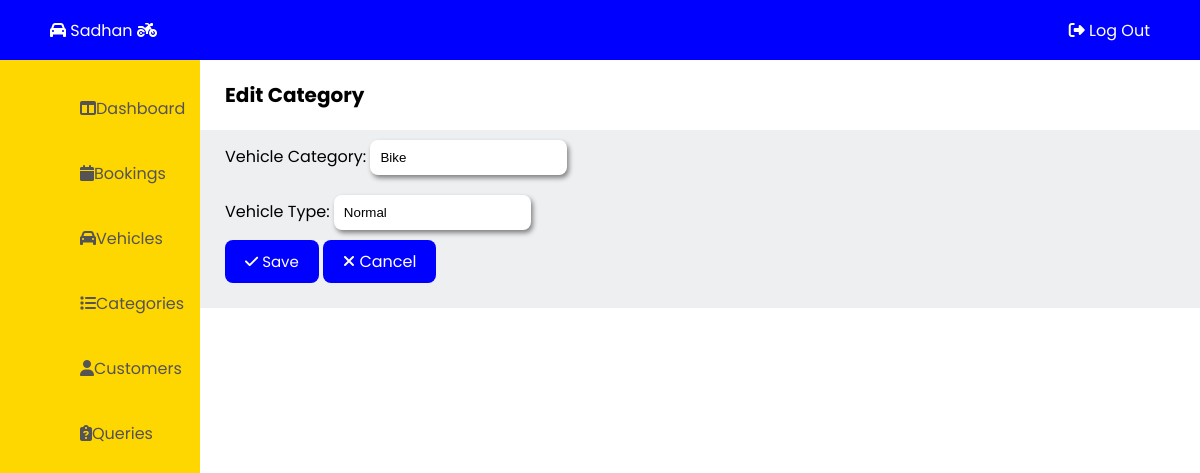
/admin/edit-category.php?c_id=4, run on an earlier commit of the app's database.
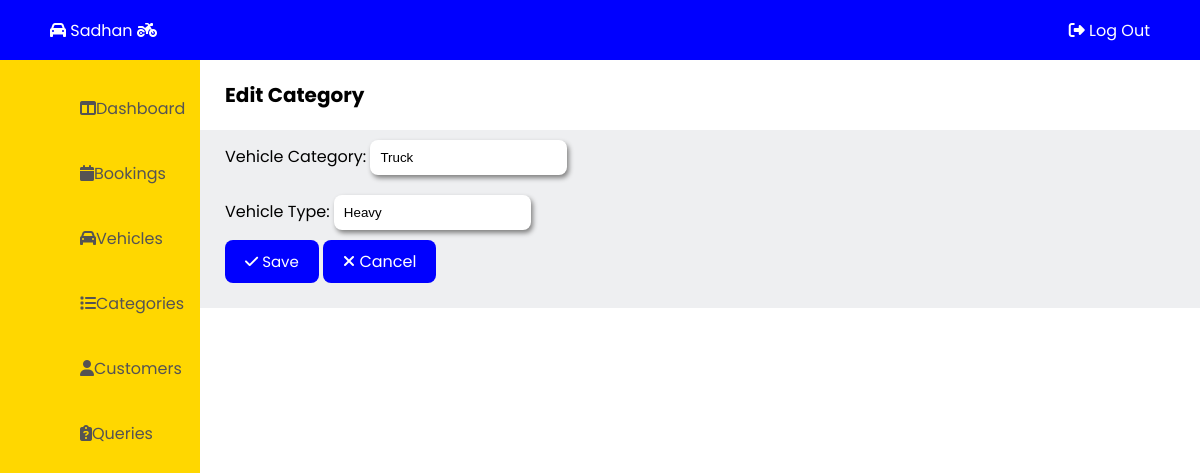
And on a later commit of the database.
### tables this page shows
CREATE TABLE `categories` (
  `c_id` int(11) NOT NULL,
  `c_name` varchar(50) NOT NULL,
  `c_type` varchar(50) NOT NULL
);

### admin/edit-category.php (the view, shortened to what this page needs)
<!DOCTYPE html>
<html lang="en">
<head>
  <link rel="stylesheet" href="admin-css\admin-style.css"/>
</head>
<body>
  <?php
    include "admin-container\admin-header.php";
  ?>
  <?php
    include "admin-container\admin-leftbar.php";
  ?>
<?php
    $id = $_GET['c_id'];
    $qry = "SELECT * FROM categories WHERE c_id = $id";
    include 'admin-container/db_connection.php';
    $result = mysqli_query($con, $qry);
    $row = mysqli_fetch_assoc($result);
?>
  <main class="main">
    <section class="title">
      <p>Edit Category</p>
    </section>
    <div class="add-vehicle">
        <form action="" method="POST">
          <label for="cars">Vehicle Category: </label>
                  <input type="text" name="c_name" placeholder="Category" required value="<?php echo $row['c_name'];?>"><br>
          <label for="cars">Vehicle Type: </label>
                  <input type="text" name="c_type" placeholder="Type" required value="<?php echo $row['c_type'];?>"><br>
          <button type="submit" name="submit"><i class="fa-solid fa-check"></i> Save</button>
          <a href="categories.php" class="exit-btn"><i class="fa-solid fa-xmark"></i> Cancel</a>
        </form>
    </div>
  </main>
</body>
</html>

What changed in the data, as far as the page shows it:
changed categories: c_name "Bike" → "Truck"; c_type "Normal" → "Heavy"
